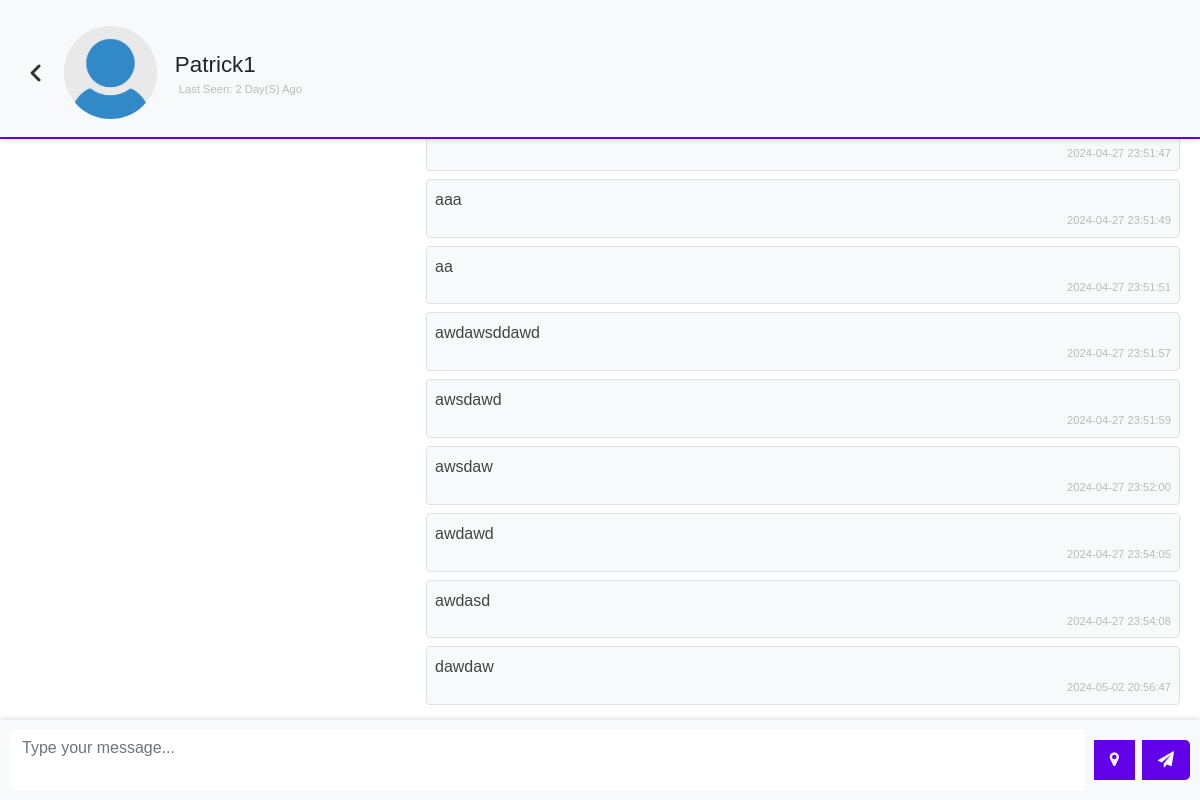
The page /chat.php?user=patrick1 (signed in) on the database as committed earlier.
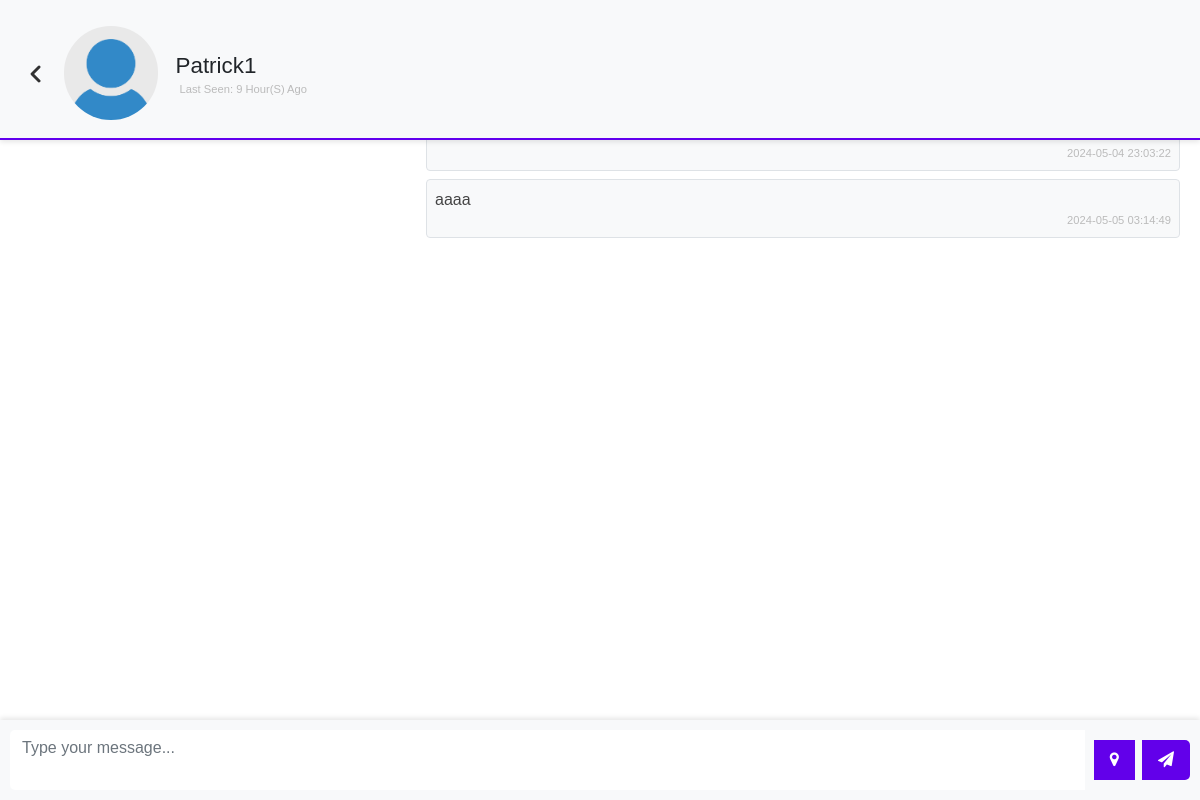
The same page on the database as committed later.
### tables this page shows
CREATE TABLE `users` (
  `user_id` int(11) NOT NULL,
  `name` varchar(255) NOT NULL,
  `username` varchar(255) NOT NULL,
  `email` varchar(255) NOT NULL,
  `password` varchar(255) NOT NULL,
  `p_p` varchar(255) DEFAULT 'user-default.png',
  `code` text NOT NULL,
  `is_admin` tinyint(1) NOT NULL,
  `last_seen` datetime NOT NULL DEFAULT current_timestamp()
);

CREATE TABLE `chats` (
  `chat_id` int(11) NOT NULL,
  `from_id` int(11) NOT NULL,
  `to_id` int(11) NOT NULL,
  `message` text NOT NULL,
  `opened` tinyint(1) NOT NULL DEFAULT 0,
  `created_at` datetime NOT NULL DEFAULT current_timestamp()
);

### app/helpers/user.php (called while the page is built)
<?php
function getUser($username, $conn){
   $sql = "SELECT * FROM users
           WHERE username=?";
   $stmt = $conn->prepare($sql);
   $stmt->execute([$username]);
   if ($stmt->rowCount() === 1) {
   	 $user = $stmt->fetch();
   	 return $user;
   }else {
   	$user = [];
   	return $user;
   }
}

### app/helpers/timeAgo.php (called while the page is built, shortened)
<?php
function last_seen($date_time){
   $timestamp = strtotime($date_time);
   $strTime = array("second", "minute", "hour", "day", "month", "year");
   $length = array("60","60","24","30","12","10");
   $currentTime = time();
   if($currentTime >= $timestamp) {
		$diff     = time()- $timestamp;
		for($i = 0; $diff >= $length[$i] && $i < count($length)-1; $i++) {
		$diff = $diff / $length[$i];
		}
		$diff = round($diff);
		if ($diff < 59 && $strTime[$i] == "second") {
			return 'Active';
		}else {
			return $diff . " " . $strTime[$i] . "(s) ago ";
		}
   }
}

### app/helpers/chat.php (called while the page is built)
<?php
function getChats($id_1, $id_2, $conn){
   $sql = "SELECT * FROM chats
           WHERE (from_id=? AND to_id=?)
           OR    (to_id=? AND from_id=?)
           ORDER BY chat_id ASC";
    $stmt = $conn->prepare($sql);
    $stmt->execute([$id_1, $id_2, $id_1, $id_2]);
    if ($stmt->rowCount() > 0) {
    	$chats = $stmt->fetchAll();
    	return $chats;
    }else {
    	$chats = [];
    	return $chats;
    }
}

### chat.php (the view, shortened to what this page needs)
<?php
  if (isset($_SESSION['username'])) {
  	include 'app/db.conn.php';
  	include 'app/helpers/user.php';
  	include 'app/helpers/chat.php';
  	include 'app/helpers/timeAgo.php';
  	$chatWith = getUser($_GET['user'], $conn);
  	$chats = getChats($_SESSION['user_id'], $chatWith['user_id'], $conn);
?>
<!DOCTYPE html>
<html lang="en">
<head>
	<link href="https://cdn.jsdelivr.net/npm/bootstrap@5.0.1/dist/css/bootstrap.min.css" rel="stylesheet">
	<link rel="stylesheet"
	      href="css/style.css">
	<link rel="stylesheet" href="https://cdnjs.cloudflare.com/ajax/libs/font-awesome/4.7.0/css/font-awesome.min.css">
	<link rel="stylesheet" href="https://unpkg.com/leaflet/dist/leaflet.css" />
</head>
<body class="d-flex
             justify-content-center
             vh-100">
    <div class="w-400 rounded">
	<div class="pic-container">
	<a href="home.php"><img src="back.png" alt="" id="back-icon"></a>
	<div class="d-flex align-items-center mt-3 ">
    	   	  <img src="uploads/<?=$chatWith['p_p']?>"
    	   	       class="w-15 rounded-circle mb-2">
               <h3 class="display-4 fs-sm m-2 chat-username">
               	  <?=$chatWith['name']?> <br>
               	  <div class="d-flex
               	              align-items-center"
               	        title="online">
               	    <?php
                        if (last_seen($chatWith['last_seen']) == "Active") {
               	    ?>
               	        <div class="online"></div>
               	        <small class="d-block p-1">Online</small>
               	  	<?php }else{ ?>
               	         <small class="d-block p-1">
               	         	Last seen:
               	         	<?=last_seen($chatWith['last_seen'])?>
               	         </small>
               	  	<?php } ?>
               	  </div>
               </h3>
    	   </div>
    </div>
	<div class="chat-container">
    	   <div class="p-1 rounded
    	               d-flex flex-column
    	                mt-2 chat-box"
    	        id="chatBox">
    	        <?php
                     if (!empty($chats)) {
                     foreach($chats as $chat){
                     	if($chat['from_id'] == $_SESSION['user_id'])
                     	{ ?>
						<p class="rtext align-self-end
						        border rounded p-2 mb-2">
						    <?=$chat['message']?>
						    <small class="d-block">
						    	<?=$chat['created_at']?>
						    </small>
						</p>
                    <?php }
                     }
    	   	} ?>
    	   </div>
    </div>
	<div class="input-group message-input">
    <textarea id="message" class="form-control" placeholder="Type your message..."></textarea>
    <button onclick="shareLocation()"id="locationBtn" class="btn btn-secondary location-btn"><i class="fa fa-map-marker"></i></button>
    <button id="sendBtn" class="btn btn-secondary"><i class="fa fa-paper-plane"></i></button>
</div>
    </div>
 </body>
 </html>
<?php
  }else{
  	header("Location: index.php");
   	exit;
  }
 ?>

### css/style.css (style rules this page uses)
.vh-100 { min-height: 100vh; }
.w-400 { width: 100%; height: 100vh; padding-left:1rem; padding-right:1rem; }
a { text-decoration: none; }
.w-15 { width: 15%; }
.fs-sm { font-size: 1.4rem; }
small { color: #bbb; font-size: 0.7rem; text-align: right; }
.chat-box { overflow-y: auto; overflow-x: hidden; max-height: 50vh; }
.rtext { width: 65%; background: #f8f9fa; color: #444; }
textarea { resize: none; }
body { font-family: "Poppins", sans-serif; }
html { scrollbar-width: none; }
#back-icon { margin-top: 10px; margin-left:0.5rem; }
.btn-secondary { background-color:#6200EA; }
.pic-container { border-bottom: 2px solid #6200EE; }
.chat-box { max-height: 100vh; overflow-y: auto; }
.message-input { position: fixed; bottom: 0; left: 0; width: 100%; background-color: #f8f9fa; padding: 10px; display: flex; align-items: center; box-shadow: 0px -2px 5px rgba(0, 0, 0, 0.1); }
.message-input textarea { flex: 1; margin-right: 10px; border: none; border-radius: 5px; resize: none; }
.message-input button { border: none; color: #fff; padding: 8px 16px; border-radius: 5px; cursor: pointer; }
.pic-container { position: fixed; top: 0; left: 0; width: 100%; background-color: #f8f9fa; padding: 10px; display: flex; align-items: center; box-shadow: 0px 2px 5px rgba(0, 0, 0, 0.1); }
.pic-container img { margin-right: 10px; border-radius: 50%; }
.chat-container { padding-top: 100px; height: 100vh; padding-bottom: 10px; max-height: calc(110vh - 156px); overflow-y: auto; }
.location-btn { margin-right: 0.5rem; }
a { color: #6200EE; text-transform: capitalize; }
.chat-username { text-transform: capitalize; }

Rows that differ between the two databases and show on the page:
removed chats: created_at "2024-04-27 23:51:47"
removed chats: message "aaa", created_at "2024-04-27 23:51:49"
removed chats: message "aa", created_at "2024-04-27 23:51:51"
removed chats: message "awdawsddawd", created_at "2024-04-27 23:51:57"
removed chats: message "awsdawd", created_at "2024-04-27 23:51:59"
removed chats: message "awsdaw", created_at "2024-04-27 23:52:00"
removed chats: message "awdawd", created_at "2024-04-27 23:54:05"
removed chats: message "awdasd", created_at "2024-04-27 23:54:08"
removed chats: message "dawdaw", created_at "2024-05-02 20:56:47"
changed users "Patrick1": last_seen "2 Day(S) Ago" → "9 Hour(S) Ago"
added chats: created_at "2024-05-04 23:03:22"
added chats: message "aaaa", created_at "2024-05-05 03:14:49"
